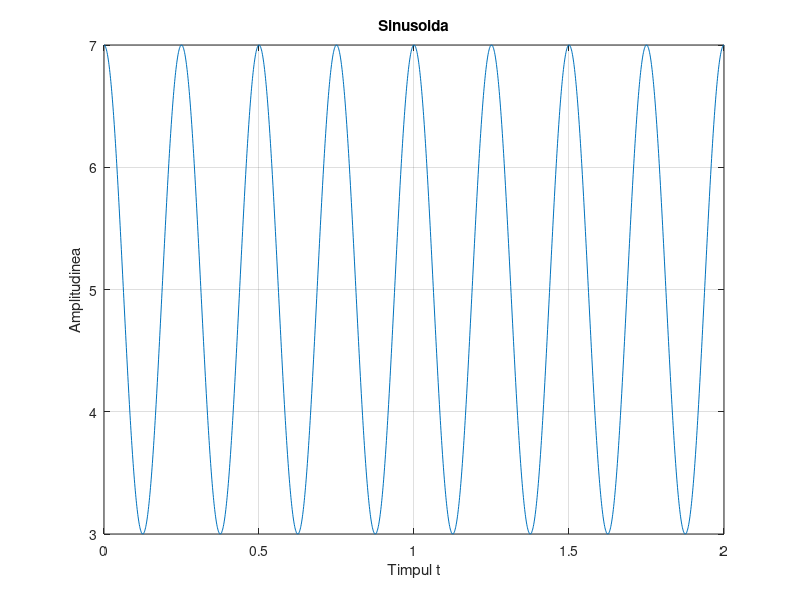

Recreate this plot in MATLAB.
t=0:0.001:2;
faza=1/0.25;
A=2;
omega0=2*pi*faza;
x=A*cos(omega0*t)+5;
plot(t,x);
axis([0 2 3 7]);
grid
title('Sinusoida');
xlabel('Timpul t');
ylabel('Amplitudinea');